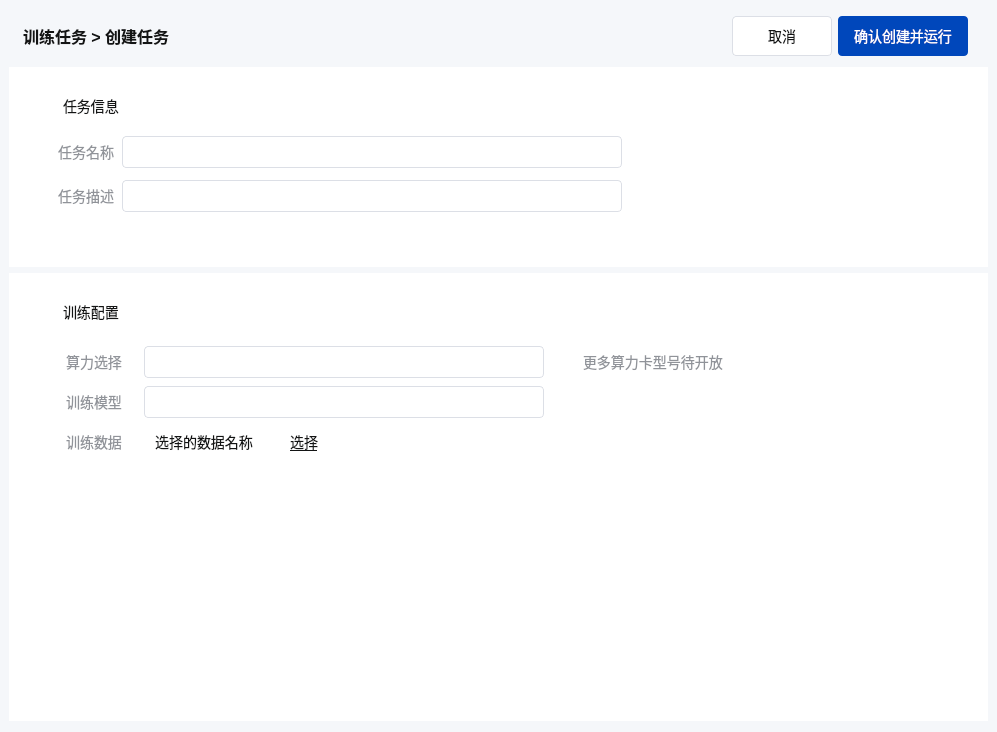
<?xml version="1.0" encoding="UTF-8"?>
<ui version="4.0">
 <class>FormModeTrainCreate</class>
 <widget class="QWidget" name="FormModeTrainCreate">
  <property name="geometry">
   <rect>
    <x>0</x>
    <y>0</y>
    <width>997</width>
    <height>732</height>
   </rect>
  </property>
  <property name="windowTitle">
   <string>Form</string>
  </property>
  <property name="styleSheet">
   <string notr="true">background: rgb(245,247,250);</string>
  </property>
  <layout class="QVBoxLayout" name="verticalLayout_2">
   <property name="leftMargin">
    <number>9</number>
   </property>
   <property name="rightMargin">
    <number>9</number>
   </property>
   <item>
    <layout class="QHBoxLayout" name="horizontalLayout_11">
     <property name="rightMargin">
      <number>20</number>
     </property>
     <item>
      <widget class="QLabel" name="label">
       <property name="sizePolicy">
        <sizepolicy hsizetype="Preferred" vsizetype="Fixed">
         <horstretch>0</horstretch>
         <verstretch>0</verstretch>
        </sizepolicy>
       </property>
       <property name="minimumSize">
        <size>
         <width>0</width>
         <height>50</height>
        </size>
       </property>
       <property name="maximumSize">
        <size>
         <width>16777215</width>
         <height>50</height>
        </size>
       </property>
       <property name="styleSheet">
        <string notr="true">opacity: 1;
font-size: 16px;
font-weight: bold;
line-height: 24px;
color: #131414;
background-image: url(:/res/image/right-arrow.png);
background-repeat: no-repeat;
background-position: left center;
text-align: left;
padding-left: 10px;</string>
       </property>
       <property name="text">
        <string>训练任务 &gt; 创建任务</string>
       </property>
       <property name="alignment">
        <set>Qt::AlignLeading|Qt::AlignLeft|Qt::AlignVCenter</set>
       </property>
      </widget>
     </item>
     <item>
      <spacer name="horizontalSpacer_7">
       <property name="orientation">
        <enum>Qt::Horizontal</enum>
       </property>
       <property name="sizeHint" stdset="0">
        <size>
         <width>40</width>
         <height>20</height>
        </size>
       </property>
      </spacer>
     </item>
     <item>
      <widget class="QPushButton" name="btnCancel">
       <property name="minimumSize">
        <size>
         <width>100</width>
         <height>40</height>
        </size>
       </property>
       <property name="maximumSize">
        <size>
         <width>16777215</width>
         <height>40</height>
        </size>
       </property>
       <property name="styleSheet">
        <string notr="true">.QPushButton{
    border-radius: 4px;
    opacity: 1;
    background: #FFFFFF;
    border:1px solid #DCDFE6;
    font-size: 14px;
    font-weight: normal;
    line-height: 24px;
    color: #131414;
    padding-left:16px;
    padding-right:16px;
}

.QPushButton:!enabled{
	color: #909399;
}

.QPushButton:hover{
	border:1px solid #131414;
}</string>
       </property>
       <property name="text">
        <string>取消</string>
       </property>
      </widget>
     </item>
     <item>
      <widget class="QPushButton" name="btnOK">
       <property name="minimumSize">
        <size>
         <width>100</width>
         <height>40</height>
        </size>
       </property>
       <property name="maximumSize">
        <size>
         <width>16777215</width>
         <height>40</height>
        </size>
       </property>
       <property name="styleSheet">
        <string notr="true">.QPushButton{
	border-radius: 4px;
	opacity: 1;
	background: #0047BB;
	border:none;
	font-size: 14px;
	font-weight: normal;
	color: #FFFFFF;
	padding-left:16px;
	padding-right:16px;
}
.QPushButton:hover{
	border:1px solid #0000FF;
}</string>
       </property>
       <property name="text">
        <string>确认创建并运行</string>
       </property>
      </widget>
     </item>
    </layout>
   </item>
   <item>
    <widget class="QWidget" name="widgetParam" native="true">
     <property name="sizePolicy">
      <sizepolicy hsizetype="Expanding" vsizetype="Fixed">
       <horstretch>0</horstretch>
       <verstretch>0</verstretch>
      </sizepolicy>
     </property>
     <property name="minimumSize">
      <size>
       <width>0</width>
       <height>200</height>
      </size>
     </property>
     <property name="styleSheet">
      <string notr="true">background-color: rgb(255, 255, 255);</string>
     </property>
     <layout class="QVBoxLayout" name="verticalLayout_6">
      <property name="spacing">
       <number>0</number>
      </property>
      <property name="leftMargin">
       <number>35</number>
      </property>
      <property name="rightMargin">
       <number>35</number>
      </property>
      <item>
       <layout class="QHBoxLayout" name="horizontalLayout_5">
        <item>
         <widget class="QLabel" name="label_2">
          <property name="sizePolicy">
           <sizepolicy hsizetype="Preferred" vsizetype="Fixed">
            <horstretch>0</horstretch>
            <verstretch>0</verstretch>
           </sizepolicy>
          </property>
          <property name="minimumSize">
           <size>
            <width>0</width>
            <height>60</height>
           </size>
          </property>
          <property name="maximumSize">
           <size>
            <width>16777215</width>
            <height>60</height>
           </size>
          </property>
          <property name="styleSheet">
           <string notr="true">opacity: 1;
font-size: 14px;
font-weight: normal;
line-height: 24px;
color: #131414;
background-image: url(:/res/image/info.png);
background-repeat: no-repeat;
background-position: left center;
text-align: left;
padding-left: 16px;</string>
          </property>
          <property name="text">
           <string>任务信息</string>
          </property>
         </widget>
        </item>
        <item>
         <spacer name="horizontalSpacer">
          <property name="orientation">
           <enum>Qt::Horizontal</enum>
          </property>
          <property name="sizeHint" stdset="0">
           <size>
            <width>40</width>
            <height>20</height>
           </size>
          </property>
         </spacer>
        </item>
       </layout>
      </item>
      <item>
       <layout class="QFormLayout" name="formLayout">
        <property name="labelAlignment">
         <set>Qt::AlignRight|Qt::AlignTrailing|Qt::AlignVCenter</set>
        </property>
        <property name="horizontalSpacing">
         <number>8</number>
        </property>
        <property name="verticalSpacing">
         <number>12</number>
        </property>
        <item row="0" column="0">
         <widget class="QLabel" name="label_3">
          <property name="minimumSize">
           <size>
            <width>70</width>
            <height>0</height>
           </size>
          </property>
          <property name="styleSheet">
           <string notr="true">font-weight: 400; 
font-size: 14px;
color: #909399 </string>
          </property>
          <property name="text">
           <string>任务名称</string>
          </property>
          <property name="alignment">
           <set>Qt::AlignRight|Qt::AlignTrailing|Qt::AlignVCenter</set>
          </property>
         </widget>
        </item>
        <item row="0" column="1">
         <widget class="QLineEdit" name="lineEditTaskName">
          <property name="minimumSize">
           <size>
            <width>200</width>
            <height>32</height>
           </size>
          </property>
          <property name="maximumSize">
           <size>
            <width>500</width>
            <height>32</height>
           </size>
          </property>
          <property name="styleSheet">
           <string notr="true">.QLineEdit{
	background: #FFFFFF;
	border: 1px solid #DCDFE6;
	padding: 5px 12px;
	border-radius: 4px;
	opacity: 1;
	color: #606266;
	font-size: 16px;
	font-weight: normal;
}
.QLineEdit:read-only{
	background: #EEEEEE;
}</string>
          </property>
         </widget>
        </item>
        <item row="1" column="0">
         <widget class="QLabel" name="label_5">
          <property name="styleSheet">
           <string notr="true">font-weight: 400; 
font-size: 14px;
color: #909399 </string>
          </property>
          <property name="text">
           <string>任务描述</string>
          </property>
          <property name="alignment">
           <set>Qt::AlignRight|Qt::AlignTrailing|Qt::AlignVCenter</set>
          </property>
         </widget>
        </item>
        <item row="1" column="1">
         <widget class="QLineEdit" name="lineEditTaskDes">
          <property name="minimumSize">
           <size>
            <width>200</width>
            <height>32</height>
           </size>
          </property>
          <property name="maximumSize">
           <size>
            <width>500</width>
            <height>32</height>
           </size>
          </property>
          <property name="styleSheet">
           <string notr="true">.QLineEdit{
	background: #FFFFFF;
	border: 1px solid #DCDFE6;
	padding: 5px 12px;
	border-radius: 4px;
	opacity: 1;
	color: #606266;
	font-size: 16px;
	font-weight: normal;
}
.QLineEdit:read-only{
	background: #EEEEEE;
}</string>
          </property>
         </widget>
        </item>
       </layout>
      </item>
     </layout>
    </widget>
   </item>
   <item>
    <widget class="QWidget" name="widget_2" native="true">
     <property name="sizePolicy">
      <sizepolicy hsizetype="Expanding" vsizetype="Minimum">
       <horstretch>0</horstretch>
       <verstretch>0</verstretch>
      </sizepolicy>
     </property>
     <property name="minimumSize">
      <size>
       <width>0</width>
       <height>400</height>
      </size>
     </property>
     <property name="maximumSize">
      <size>
       <width>16777215</width>
       <height>16777215</height>
      </size>
     </property>
     <property name="styleSheet">
      <string notr="true">background-color: rgb(255, 255, 255);</string>
     </property>
     <layout class="QVBoxLayout" name="verticalLayout">
      <property name="spacing">
       <number>0</number>
      </property>
      <property name="leftMargin">
       <number>35</number>
      </property>
      <property name="rightMargin">
       <number>35</number>
      </property>
      <item>
       <layout class="QHBoxLayout" name="horizontalLayout_10">
        <item>
         <widget class="QLabel" name="label_9">
          <property name="sizePolicy">
           <sizepolicy hsizetype="Preferred" vsizetype="Fixed">
            <horstretch>0</horstretch>
            <verstretch>0</verstretch>
           </sizepolicy>
          </property>
          <property name="minimumSize">
           <size>
            <width>0</width>
            <height>60</height>
           </size>
          </property>
          <property name="maximumSize">
           <size>
            <width>16777215</width>
            <height>60</height>
           </size>
          </property>
          <property name="styleSheet">
           <string notr="true">opacity: 1;
font-size: 14px;
font-weight: normal;
line-height: 24px;
color: #131414;
background-image: url(:/res/image/info.png);
background-repeat: no-repeat;
background-position: left center;
text-align: left;
padding-left: 16px;</string>
          </property>
          <property name="text">
           <string>训练配置</string>
          </property>
         </widget>
        </item>
        <item>
         <spacer name="horizontalSpacer_6">
          <property name="orientation">
           <enum>Qt::Horizontal</enum>
          </property>
          <property name="sizeHint" stdset="0">
           <size>
            <width>40</width>
            <height>20</height>
           </size>
          </property>
         </spacer>
        </item>
       </layout>
      </item>
      <item>
       <layout class="QGridLayout" name="gridLayout" rowstretch="0,0,0" columnstretch="0,0,1">
        <item row="0" column="0">
         <widget class="QLabel" name="label_10">
          <property name="sizePolicy">
           <sizepolicy hsizetype="Minimum" vsizetype="Fixed">
            <horstretch>0</horstretch>
            <verstretch>0</verstretch>
           </sizepolicy>
          </property>
          <property name="minimumSize">
           <size>
            <width>100</width>
            <height>40</height>
           </size>
          </property>
          <property name="maximumSize">
           <size>
            <width>16777215</width>
            <height>40</height>
           </size>
          </property>
          <property name="styleSheet">
           <string notr="true">font-weight: 400; 
font-size: 14px;
color: #909399 </string>
          </property>
          <property name="text">
           <string>算力选择</string>
          </property>
          <property name="alignment">
           <set>Qt::AlignCenter</set>
          </property>
         </widget>
        </item>
        <item row="0" column="1">
         <widget class="MyComboBox" name="cboComputeResource">
          <property name="sizePolicy">
           <sizepolicy hsizetype="Fixed" vsizetype="Fixed">
            <horstretch>0</horstretch>
            <verstretch>0</verstretch>
           </sizepolicy>
          </property>
          <property name="minimumSize">
           <size>
            <width>400</width>
            <height>32</height>
           </size>
          </property>
          <property name="maximumSize">
           <size>
            <width>400</width>
            <height>32</height>
           </size>
          </property>
          <property name="styleSheet">
           <string notr="true">QComboBox{
	background: #FFFFFF;
	border: 1px solid #DCDFE6;
	padding: 5px 12px;
	border-radius: 4px;
	opacity: 1;
	color: #606266;
	font-size: 16px;
	font-weight: normal;
}
QComboBox:!enabled{
	background: #EEEEEE;
}
QComboBox QAbstractItemView{
	background: #FFFFFF;
	border: 1px solid #DCDFE6;
	border-radius: 4px;
	opacity: 1;
	color: #606266;
	font-size: 16px;
	font-weight: normal;
	margin: 0px;
    outline:0px;
	show-decoration-selected: 1
}
QComboBox QAbstractItemView::item{
    background-color: transparent;
    height:40px;
    padding-left:12px;
	margin: 0px;
}
QComboBox QAbstractItemView::item:selected{
    background-color: rgba(0, 71, 187, 0.1);
    color: #0047BB;
}
QComboBox QAbstractItemView::item:hover{
    background-color: rgba(0, 71, 187, 0.1);
    color: #0047BB;
}
QComboBox::drop-down {
    border:none;
}
QComboBox::down-arrow {
    image: url(:/res/image/icon_down_arrow.png);
    padding-right:8px;
}

QComboBox QAbstractScrollArea QScrollBar:vertical{
    width: 10px;
    background-color: #FFFFFF;
}
QComboBox QAbstractScrollArea QScrollBar::handle:vertical {
    border-radius: 5px;
    background: rgb(220,220,220);
}
QComboBox QAbstractScrollArea QScrollBar::handle:vertical:hover {
    border-radius: 5px;
    background: rgb(190,190,190);
}</string>
          </property>
          <property name="editable">
           <bool>false</bool>
          </property>
          <property name="frame">
           <bool>true</bool>
          </property>
         </widget>
        </item>
        <item row="0" column="2">
         <widget class="QLabel" name="label_18">
          <property name="styleSheet">
           <string notr="true">font-weight: 400; 
font-size: 14px;
color: #909399;
background-image: url(:/res/image/info2.png);
background-repeat: no-repeat;
background-position: left center;
text-align: left;
padding-left: 26px;
margin-left:10px;</string>
          </property>
          <property name="text">
           <string>更多算力卡型号待开放</string>
          </property>
         </widget>
        </item>
        <item row="1" column="0">
         <widget class="QLabel" name="label_11">
          <property name="sizePolicy">
           <sizepolicy hsizetype="Minimum" vsizetype="Fixed">
            <horstretch>0</horstretch>
            <verstretch>0</verstretch>
           </sizepolicy>
          </property>
          <property name="minimumSize">
           <size>
            <width>100</width>
            <height>40</height>
           </size>
          </property>
          <property name="maximumSize">
           <size>
            <width>16777215</width>
            <height>40</height>
           </size>
          </property>
          <property name="styleSheet">
           <string notr="true">font-weight: 400; 
font-size: 14px;
color: #909399 </string>
          </property>
          <property name="text">
           <string>训练模型</string>
          </property>
          <property name="alignment">
           <set>Qt::AlignCenter</set>
          </property>
         </widget>
        </item>
        <item row="1" column="1">
         <widget class="MyComboBox" name="cboModelInfo">
          <property name="sizePolicy">
           <sizepolicy hsizetype="Fixed" vsizetype="Fixed">
            <horstretch>0</horstretch>
            <verstretch>0</verstretch>
           </sizepolicy>
          </property>
          <property name="minimumSize">
           <size>
            <width>400</width>
            <height>32</height>
           </size>
          </property>
          <property name="maximumSize">
           <size>
            <width>400</width>
            <height>32</height>
           </size>
          </property>
          <property name="styleSheet">
           <string notr="true">QComboBox{
	background: #FFFFFF;
	border: 1px solid #DCDFE6;
	padding: 5px 12px;
	border-radius: 4px;
	opacity: 1;
	color: #606266;
	font-size: 16px;
	font-weight: normal;
}
QComboBox:!enabled{
	background: #EEEEEE;
}
QComboBox QAbstractItemView{
	background: #FFFFFF;
	border: 1px solid #DCDFE6;
	border-radius: 4px;
	opacity: 1;
	color: #606266;
	font-size: 16px;
	font-weight: normal;
	margin: 0px;
    outline:0px;
	show-decoration-selected: 1
}
QComboBox QAbstractItemView::item{
    background-color: transparent;
    height:40px;
    padding-left:12px;
	margin: 0px;
}
QComboBox QAbstractItemView::item:selected{
    background-color: rgba(0, 71, 187, 0.1);
    color: #0047BB;
}
QComboBox QAbstractItemView::item:hover{
    background-color: rgba(0, 71, 187, 0.1);
    color: #0047BB;
}
QComboBox::drop-down {
    border:none;
}
QComboBox::down-arrow {
    image: url(:/res/image/icon_down_arrow.png);
    padding-right:8px;
}

QComboBox QAbstractScrollArea QScrollBar:vertical{
    width: 10px;
    background-color: #FFFFFF;
}
QComboBox QAbstractScrollArea QScrollBar::handle:vertical {
    border-radius: 5px;
    background: rgb(220,220,220);
}
QComboBox QAbstractScrollArea QScrollBar::handle:vertical:hover {
    border-radius: 5px;
    background: rgb(190,190,190);
}</string>
          </property>
          <property name="editable">
           <bool>false</bool>
          </property>
          <property name="frame">
           <bool>true</bool>
          </property>
         </widget>
        </item>
        <item row="2" column="0">
         <widget class="QLabel" name="label_12">
          <property name="sizePolicy">
           <sizepolicy hsizetype="Minimum" vsizetype="Fixed">
            <horstretch>0</horstretch>
            <verstretch>0</verstretch>
           </sizepolicy>
          </property>
          <property name="minimumSize">
           <size>
            <width>100</width>
            <height>40</height>
           </size>
          </property>
          <property name="maximumSize">
           <size>
            <width>16777215</width>
            <height>40</height>
           </size>
          </property>
          <property name="styleSheet">
           <string notr="true">font-weight: 400; 
font-size: 14px;
color: #909399 </string>
          </property>
          <property name="text">
           <string>训练数据</string>
          </property>
          <property name="alignment">
           <set>Qt::AlignCenter</set>
          </property>
         </widget>
        </item>
        <item row="2" column="1" colspan="2">
         <layout class="QHBoxLayout" name="horizontalLayout">
          <item>
           <widget class="QLabel" name="labelDataName">
            <property name="sizePolicy">
             <sizepolicy hsizetype="Preferred" vsizetype="Preferred">
              <horstretch>0</horstretch>
              <verstretch>0</verstretch>
             </sizepolicy>
            </property>
            <property name="minimumSize">
             <size>
              <width>120</width>
              <height>0</height>
             </size>
            </property>
            <property name="maximumSize">
             <size>
              <width>16777215</width>
              <height>16777215</height>
             </size>
            </property>
            <property name="styleSheet">
             <string notr="true">font-weight: 400; 
font-size: 14px;
color: #131414; </string>
            </property>
            <property name="text">
             <string>选择的数据名称</string>
            </property>
            <property name="alignment">
             <set>Qt::AlignCenter</set>
            </property>
           </widget>
          </item>
          <item>
           <widget class="QPushButton" name="btnSelectData">
            <property name="minimumSize">
             <size>
              <width>80</width>
              <height>40</height>
             </size>
            </property>
            <property name="maximumSize">
             <size>
              <width>16777215</width>
              <height>40</height>
             </size>
            </property>
            <property name="styleSheet">
             <string notr="true">.QPushButton{
    background:#FFFFFF;
    font-weight: 400;
    font-size: 14px;
    color: #131414;
    text-decoration:underline;
    border:none;
}
.QPushButton:!enabled{
    color: #909399;
}
.QPushButton:hover{
    border:1px solid #DCDFE6;
}</string>
            </property>
            <property name="text">
             <string>选择</string>
            </property>
           </widget>
          </item>
          <item>
           <spacer name="horizontalSpacer_2">
            <property name="orientation">
             <enum>Qt::Horizontal</enum>
            </property>
            <property name="sizeHint" stdset="0">
             <size>
              <width>40</width>
              <height>20</height>
             </size>
            </property>
           </spacer>
          </item>
         </layout>
        </item>
       </layout>
      </item>
      <item>
       <spacer name="verticalSpacer">
        <property name="orientation">
         <enum>Qt::Vertical</enum>
        </property>
        <property name="sizeHint" stdset="0">
         <size>
          <width>20</width>
          <height>40</height>
         </size>
        </property>
       </spacer>
      </item>
     </layout>
    </widget>
   </item>
  </layout>
 </widget>
 <customwidgets>
  <customwidget>
   <class>MyComboBox</class>
   <extends>QComboBox</extends>
   <header>SubclassUI/MyComboBox.h</header>
  </customwidget>
 </customwidgets>
 <resources/>
 <connections/>
</ui>
